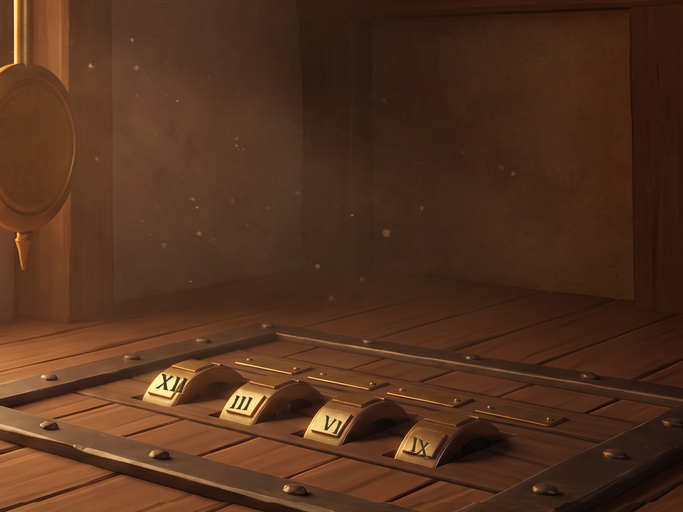
#> input picture specs/assets/level-2/z3/v-dial/cu-hatch-wheels@1x.png, 683 x 512 px, given in place of z3-hatchwheels-composited@3x.png, which was not available
$ python l2_wheelfix.py
#> lines starting #> are read from the running program, lines starting #| are printed output that depends on the picture; pictures that were not available may be replaced by others from this repository, and a replacement may not be noted
### specs/tools/l2_glyphs.py
#!/usr/bin/env python3
"""Level 2 canonical glyph library — deterministic PIL geometry.

ONE canonical source for every puzzle-load-bearing glyph in Level 2
(binding user directive 2026-07-09): Roman numerals I-XII in the level's
engraved-serif letterform (asymmetric wedge serifs -> mirrored glyphs read
detectably malformed), the mirrored set, the small-mark dies
(star, house, gear, door, 12-notch ring), and the geometric landmark dies
(Big Ben, Burj Khalifa, Fuji; Liberty is NB-generated and threshold-cleaned).

Every dial/tile/stamp/engraving in the level composites THESE stamps —
the generative model never re-draws a load-bearing glyph.

Contracts (style guide 4.1/4.2):
- Standard subtractive notation only: IV, IX. No IIII anywhere.
- Heavier LEFT-foot serif on I; thick/thin stroke contrast on V and X.
- Mirrored IV must read as a MALFORMED VI (thick strokes / foot serifs on
  the wrong side); mirrored VII reads "IIV", never a legible VII.
"""
import json
import os

from PIL import Image, ImageDraw

SS = 4          # supersample factor
H = 400         # glyph design height (final px before caller scaling)
GAP = 40        # inter-glyph spacing inside a numeral

# ---------------------------------------------------------------- primitives
# Each primitive: (advance_width, [polygon, ...]) in a H-tall box, y down.
# Asymmetry is load-bearing: I's bottom-left serif is the heaviest flare;
# V and X carry thick descending / thin ascending stroke contrast.

def _prim_I():
    polys = [
        [(60, 0), (120, 0), (120, 400), (60, 400)],           # stem (thick 60)
        [(34, 0), (138, 0), (120, 30), (60, 30)],             # top serif
        [(60, 370), (120, 370), (142, 400), (14, 400)],       # bottom serif — LEFT foot 46 vs right 22
    ]
    return 156, polys


def _prim_V():
    polys = [
        [(20, 0), (84, 0), (200, 400), (150, 400)],           # thick descending
        [(296, 0), (322, 0), (196, 400), (168, 400)],         # thin ascending
        [(0, 0), (102, 0), (84, 28), (30, 28)],               # top-left serif
        [(272, 0), (340, 0), (322, 26), (296, 26)],           # top-right serif
    ]
    return 340, polys


def _prim_X():
    polys = [
        [(30, 0), (94, 0), (310, 400), (246, 400)],           # thick descending
        [(270, 0), (298, 0), (64, 400), (36, 400)],           # thin ascending
        [(6, 0), (116, 0), (94, 28), (30, 28)],               # TL serif (thick)
        [(248, 0), (318, 0), (298, 24), (270, 24)],           # TR serif (thin)
        [(36, 374), (64, 374), (86, 400), (14, 400)],         # BL serif (thin)
        [(246, 372), (310, 372), (332, 400), (224, 400)],     # BR serif (thick)
    ]
    return 340, polys


PRIMS = {"I": _prim_I, "V": _prim_V, "X": _prim_X}

NUMERALS = ["I", "II", "III", "IV", "V", "VI", "VII", "VIII",
            "IX", "X", "XI", "XII"]  # subtractive notation ONLY — no IIII


def render_numeral(s, height=400, color=(20, 18, 15, 255), mirror=False):
    """Deterministic render of a numeral string; tight-bbox RGBA stamp.

    mirror=True flips the WHOLE numeral horizontally (glyph order AND each
    letterform), matching the great-dial back-view contract (4.2)."""
    parts = [PRIMS[c]() for c in s]
    total_w = sum(w for w, _ in parts) + GAP * (len(parts) - 1)
    im = Image.new("RGBA", (total_w * SS, H * SS), (0, 0, 0, 0))
    d = ImageDraw.Draw(im)
    x = 0
    for w, polys in parts:
        for poly in polys:
            d.polygon([((x + px) * SS, py * SS) for px, py in poly], fill=color)
        x += w + GAP
    if mirror:
        im = im.transpose(Image.FLIP_LEFT_RIGHT)
    im = im.resize((round(total_w * height / H), height), Image.LANCZOS)
    return im.crop(im.getbbox())


# ---------------------------------------------------------------- small dies

# [235 lines left out: functions die_notch_ring, die_star, die_house, die_gear, die_door, die_bigben and 5 more, not called in this run]


# [2 lines that do not run on import are left out]

### specs/tools/l2_wheelfix.py
#!/usr/bin/env python3
"""Batch-4 carry-in fix (user verdict 2026-07-20): hatch thumb-wheel numerals
must CONFORM to each wheel's cylindrical curvature + perspective.

Defect: batch-3 stamped XII/III/VI/IX flat (screen-upright, single -15 deg
rotation, no warp) onto the curved crown-face plates of the four hatch wheels —
they read as floating decals and overhang the plate edges.

Surface model per wheel (screen space, wide @3x), measured from the blank
pre-stamp plate (each wheel carries a raised, gently-bowed rectangular crown
plate on its camera-facing flank; the plate's edges give the local surface
frame):
    axial dir   alpha  — baseline direction of engraved text (plate top edge)
    circum dir  gamma  — glyph vertical direction (plate side edge; leans left)
    bow         beta   — cylindrical tangent sweep across the glyph height
                         (the plate wraps the drum; verticals bow)
    P(u,v) = path(v) + (u - 0.5) * gw * (cos a, sin a)
    path(v) = C + integral_{0.5}^{v} gh * (cos g(s), sin g(s)) ds,
    g(s) = gamma + beta * (0.5 - s)
Rendered as N thin strips affine-warped to their surface quads.

UPGRADED GATE (binding for batch 4, user directive 2026-07-20): containment
alone is NOT a pass. For every stamp on a non-planar/oblique surface the gate
also asserts, from the ACTUAL rendered strip quads vs the declared surface
model: (1) every vertex inside the surface patch polygon (+ iPad band);
(2) CURVATURE: the glyph-vertical tangent sweeps across strips by the model's
bow (a flat stamp sweeps ~0 deg -> FAIL); (3) PERSPECTIVE: baseline angle
matches the surface's axial direction and the vertical lean matches the
circum direction (screen-upright/unsheared stamps FAIL).
validate_gate_fails_flat() proves the batch-3 stamps fail this gate 4/4.

Pipeline (all deterministic PIL, $0): erase old stamps by restoring blank
drum pixels from the pre-stamp composite (S/z3-hatchwheels-composited@3x.png)
-> warp-stamp canonical numerals (same ink/hi/depth engrave style as batch 3)
-> rebuild z3-dial-base wide, cu-hatch-wheels CU22, per-wheel 12-position
wheel strip -> changed-pixel audit (all changes inside sanctioned zones) ->
before/after sheet. Superseded canonicals -> _rejects/*-b4pre-wheelfix.
"""
import json
import math
import os
import sys

import numpy as np
from PIL import Image, ImageDraw

sys.path.insert(0, os.path.dirname(os.path.abspath(__file__)))
from l2_glyphs import render_numeral

A2 = r"C:\Users\shaim\escape-room\specs\assets\level-2"
Z3 = os.path.join(A2, "z3", "v-dial")
SPR = os.path.join(Z3, "sprites")
REJ = os.path.join(A2, "_rejects")
S = os.environ.get("L2_SCRATCH",
    r"C:\Users\shaim\AppData\Local\Temp\claude\C--Users-shaim\d551cf43-749e-4f4a-81be-1d18a3d3b5ca\scratchpad")

NUMS = ["I", "II", "III", "IV", "V", "VI", "VII", "VIII", "IX", "X", "XI", "XII"]
BASE_WHEEL_NUMS = ["XII", "III", "VI", "IX"]
CU_FRAME = (2150, 870, 3550, 1920)
CU_W, CU_H = 2048, 1536
CU_SCALE = CU_W / (CU_FRAME[2] - CU_FRAME[0])
SAFE_X = (640, 3200)
SAFE_Y = (154, 1766)
INK, INK_A = (58, 42, 20), 235
HI, HI_A = (244, 224, 160), 110
DEPTH = 2
N_STRIPS = 20

# old flat-stamp geometry (batch 3) — erase rects + gate FAIL demo
OLD_CROWN_FACES = [
    (2450, 1625, 2525, 1695), (2605, 1680, 2685, 1750),
    (2775, 1730, 2850, 1800), (2945, 1735, 3035, 1815)]
OLD_ROT = -15

# ---- per-wheel crown-plate surface models (measured on the blank plate;
# plate = measured face quad TL,TR,BR,BL used for containment; C center;
# alpha axial/baseline deg; gamma circum/vertical deg (y-down screen);
# beta bow sweep deg; gh glyph height px along the circum path.
WHEELS = [
    dict(plate=[(2476, 1632), (2546, 1646), (2531, 1683), (2460, 1669)],
         C=(2503, 1657), alpha=11.0, gamma=115.0, beta=12.0, gh=30),
    dict(plate=[(2622, 1678), (2683, 1686), (2668, 1715), (2607, 1708)],
         C=(2645, 1697), alpha=7.5, gamma=117.0, beta=12.0, gh=27),
    dict(plate=[(2807, 1715), (2866, 1739), (2852, 1763), (2790, 1753)],
         C=(2830, 1742), alpha=22.5, gamma=115.0, beta=12.0, gh=27),
    dict(plate=[(2985, 1754), (3062, 1786), (3048, 1810), (2980, 1809)],
         C=(3012, 1787), alpha=23.0, gamma=100.0, beta=12.0, gh=28),
]


def path_points(w, vs):
    """Bowed circum centerline: returns dict v -> (x,y) for requested vs."""
    out = {}
    steps = 200
    g0, b = math.radians(w["gamma"]), math.radians(w["beta"])
    gh = w["gh"]
    # integrate from v=0.5 outward both ways
    pos = {0.5: (float(w["C"][0]), float(w["C"][1]))}
    for direction in (1, -1):
        x, y = pos[0.5]
        v = 0.5
        dv = direction / steps
        for _ in range(steps):
            g = g0 + b * (0.5 - (v + dv / 2))
            x += gh * math.cos(g) * dv
            y += gh * math.sin(g) * dv
            v += dv
            pos[round(v, 6)] = (x, y)
    for v in vs:
        key = round(round(v * steps) / steps, 6)
        out[v] = pos[key]
    return out


def glyph_strip_quads(w, numeral, scale=1.0, off=(0, 0), fill=0.94):
    """Dest quads (top->bottom strips) for the conformal stamp."""
    st = render_numeral(numeral, 400)
    gh = w["gh"]
    plate = w["plate"]
    top_w = math.hypot(plate[1][0] - plate[0][0], plate[1][1] - plate[0][1])
    gw_max = top_w * 0.80
    gw = min(gw_max, gh * st.width / st.height)
    a = math.radians(w["alpha"])
    ax = (math.cos(a), math.sin(a))
    vs = [j / N_STRIPS for j in range(N_STRIPS + 1)]
    pp = path_points(w, vs)
    ox, oy = off
    quads = []
    for j in range(N_STRIPS):
        p0, p1 = pp[vs[j]], pp[vs[j + 1]]
        q = []
        for (px, py), su in ((p0, -1), (p0, 1), (p1, 1), (p1, -1)):
            x = px + su * ax[0] * gw / 2
            y = py + su * ax[1] * gw / 2
            q.append(((x - ox) * scale, (y - oy) * scale))
        quads.append(q)
    return quads, st


def plate_poly(w, scale=1.0, off=(0, 0), grow=1.22):
    """Containment polygon: measured plate quad grown about its center."""
    cx = sum(p[0] for p in w["plate"]) / 4
    cy = sum(p[1] for p in w["plate"]) / 4
    ox, oy = off
    return [((cx + (px - cx) * grow - ox) * scale,
             (cy + (py - cy) * grow - oy) * scale) for px, py in w["plate"]]


# [86 lines left out: functions point_in_poly, assert_conformal, validate_gate_fails_flat, not called in this run]


# ------------------------------------------------------- warped engrave

def affine_from_tri(src, dst):
    A = np.array([[dst[0][0], dst[0][1], 1], [dst[1][0], dst[1][1], 1],
                  [dst[2][0], dst[2][1], 1]], float)
    bx = np.array([src[0][0], src[1][0], src[2][0]], float)
    by = np.array([src[0][1], src[1][1], src[2][1]], float)
    cx = np.linalg.solve(A, bx)
    cy = np.linalg.solve(A, by)
    return (cx[0], cx[1], cx[2], cy[0], cy[1], cy[2])


def warped_alpha(quads, st, canvas_size, ss=2):
    W, H = canvas_size
    acc = np.zeros((H * ss, W * ss), np.uint8)
    a = st.split()[3]
    gw, gh = a.size
    for j, q in enumerate(quads):
        y0s, y1s = gh * j / N_STRIPS, gh * (j + 1) / N_STRIPS
        src = [(0, max(0, y0s - 1)), (gw, max(0, y0s - 1)), (gw, min(gh, y1s + 1))]
        def lerp(p1, p2, f):
            return (p1[0] + (p2[0] - p1[0]) * f, p1[1] + (p2[1] - p1[1]) * f)
        ext = 1.0 / max(1e-6, (y1s - y0s))
        d_tl = lerp(q[0], q[3], -ext * 1.0)
        d_tr = lerp(q[1], q[2], -ext * 1.0)
        d_br = lerp(q[1], q[2], 1 + ext * 1.0)
        dst = [(p[0] * ss, p[1] * ss) for p in (d_tl, d_tr, d_br)]
        coef = affine_from_tri(src, dst)
        strip = a.transform((W * ss, H * ss), Image.AFFINE, coef,
                            resample=Image.BILINEAR, fillcolor=0)
        acc = np.maximum(acc, np.asarray(strip))
    return Image.fromarray(acc).resize((W, H), Image.LANCZOS)


def engrave_warped(base_rgba, quads, st, depth=DEPTH):
    W, H = base_rgba.size
    aw = warped_alpha(quads, st, (W, H))
    for col, alp, dx, dy in ((HI, HI_A, depth, depth), (INK, INK_A, 0, 0)):
        layer = Image.new("RGBA", (W, H), col + (0,))
        layer.putalpha(aw.point(lambda v, m=alp: v * m // 255))
        base_rgba.alpha_composite(layer, (dx, dy))
    return aw


# ------------------------------------------------------------- preview

def preview(out="fix-wheelmodel-preview.png"):
    """Render the ACTUAL warped stamps on the blank plate + model overlays."""
#> called with out = 'fix-wheelmodel-preview.png'
    comp = Image.open(os.path.join(S, "z3-hatchwheels-composited@3x.png")).convert("RGB")
#> comp is the input picture: PIL image 683x512 RGB; mean R, G, B 82.6, 49.9, 30.7
    rgba = comp.convert("RGBA")
    for i, w in enumerate(WHEELS):
        quads, st = glyph_strip_quads(w, BASE_WHEEL_NUMS[i])
        engrave_warped(rgba, quads, st)
#> this loop made 4 passes
#> pass 1, in render_numeral, `im = im.resize((round(total_w * height / H), height), Image.LANCZOS)`:
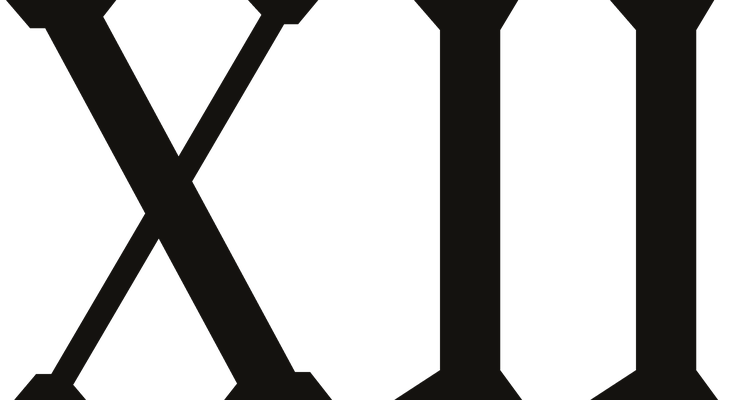
#> im: PIL image 732x400 RGBA; mean R, G, B, A 6.3, 5.6, 4.7, 78; transparent parts drawn white
#> pass 1, in glyph_strip_quads, `st = render_numeral(numeral, 400)`:
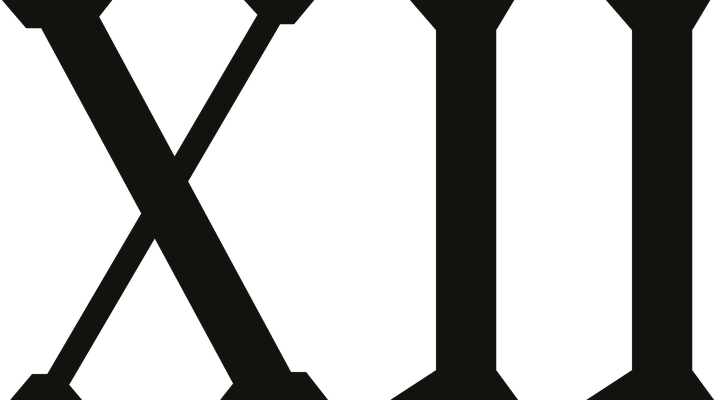
#> st: PIL image 716x400 RGBA; mean R, G, B, A 6.4, 5.8, 4.8, 79.8; transparent parts drawn white
#> pass 1, in warped_alpha, `a = st.split()[3]`:
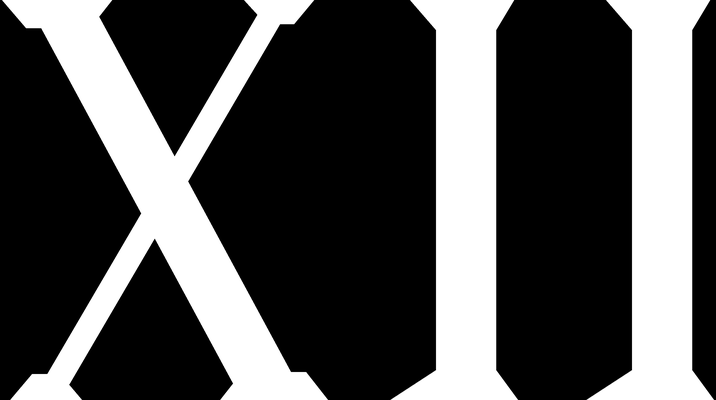
#> a: PIL image 716x400 L; min 0, max 255, mean 79.8
    x0, y0, x1, y1 = 2380, 1560, 3160, 1900
    Z = 3
    c = rgba.convert("RGB").crop((x0, y0, x1, y1)).resize(
        ((x1 - x0) * Z, (y1 - y0) * Z), Image.LANCZOS)
#> c: PIL image 2340x1020 RGB; every value is 0
    d = ImageDraw.Draw(c)
    for i, w in enumerate(WHEELS):
        poly = plate_poly(w)
        d.polygon([((px - x0) * Z, (py - y0) * Z) for px, py in poly],
                  outline=(255, 0, 255))
        d.polygon([((px - x0) * Z, (py - y0) * Z) for px, py in w["plate"]],
                  outline=(0, 255, 0))
    c.save(os.path.join(S, out))
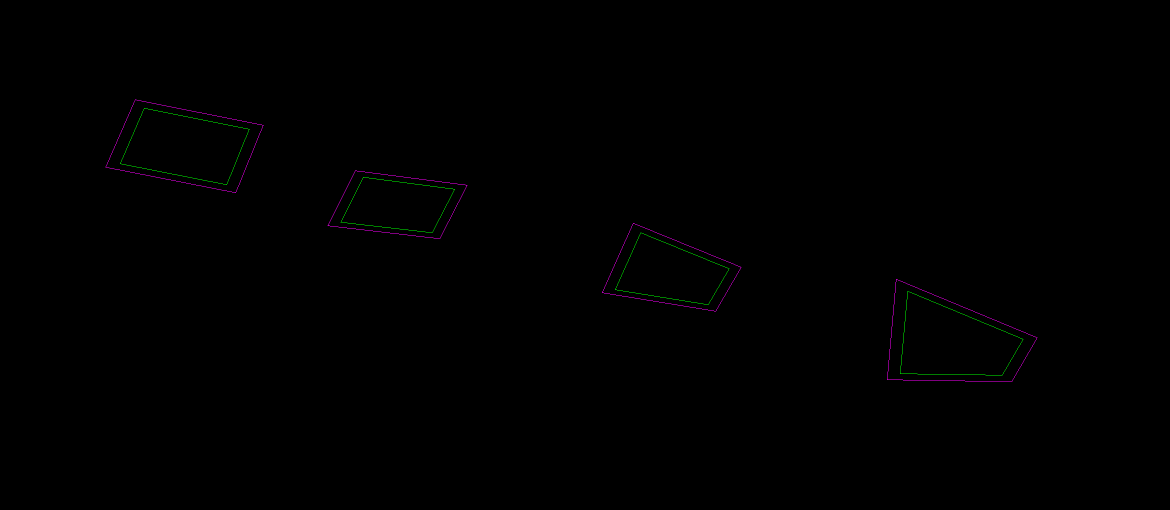
#> saved as fix-wheelmodel-preview.png: PIL image 2340x1020 RGB (shown at 1/2 size); mean R, G, B 0.3, 0.3, 0.3
    print("preview ->", out)


# [202 lines left out: functions preview_clean, erase_rects, archive, save_densities, rebuild, not called in this run]


if __name__ == "__main__":
    cmd = sys.argv[1] if len(sys.argv) > 1 else "preview"
    if cmd == "preview":
        preview()
    elif cmd == "clean":
        preview_clean()
    elif cmd == "gatecheck":
        validate_gate_fails_flat()
    elif cmd == "rebuild":
        validate_gate_fails_flat()
        rebuild()
